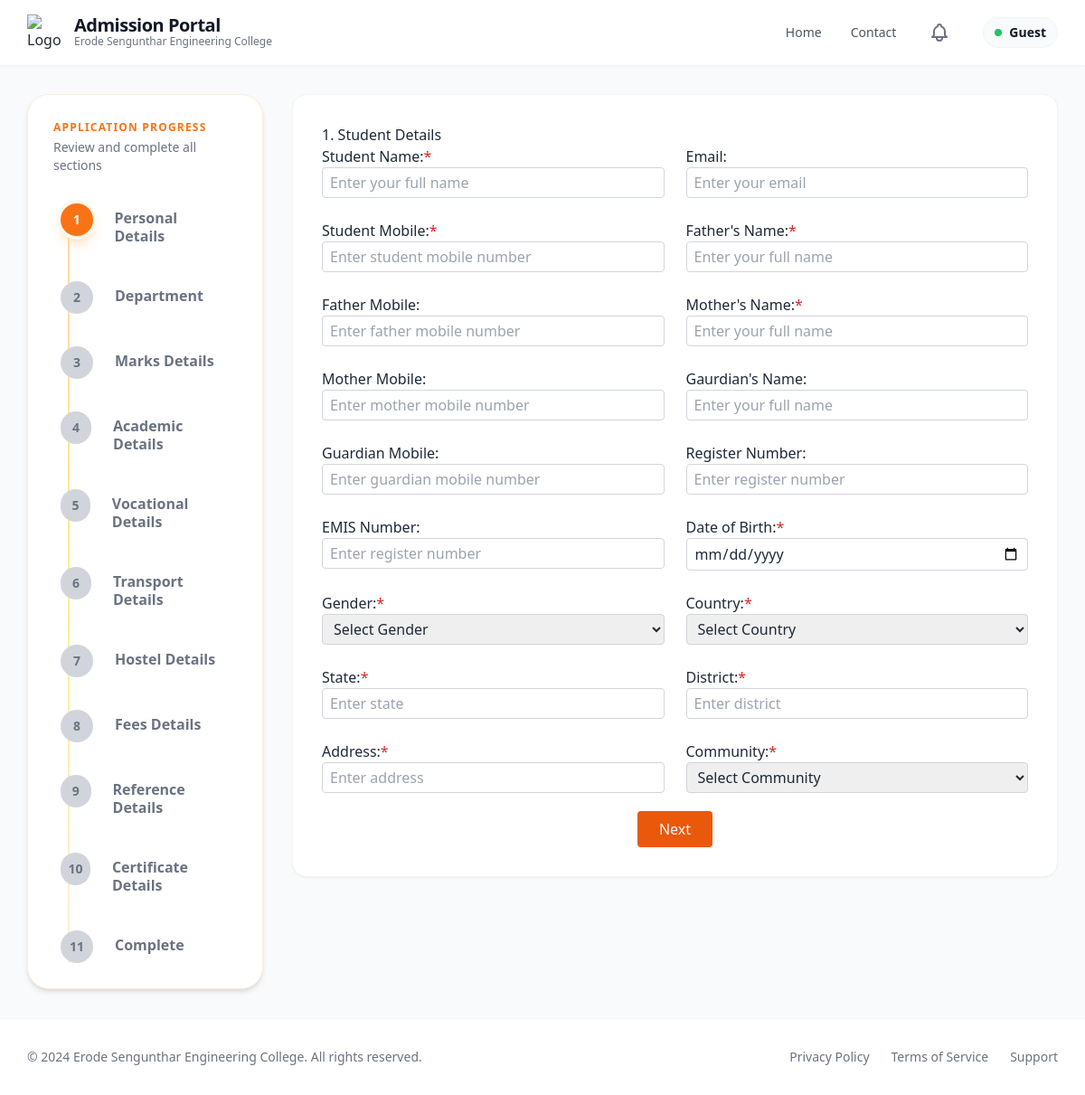
/personal_details/8/, run on an earlier commit of the app's database.
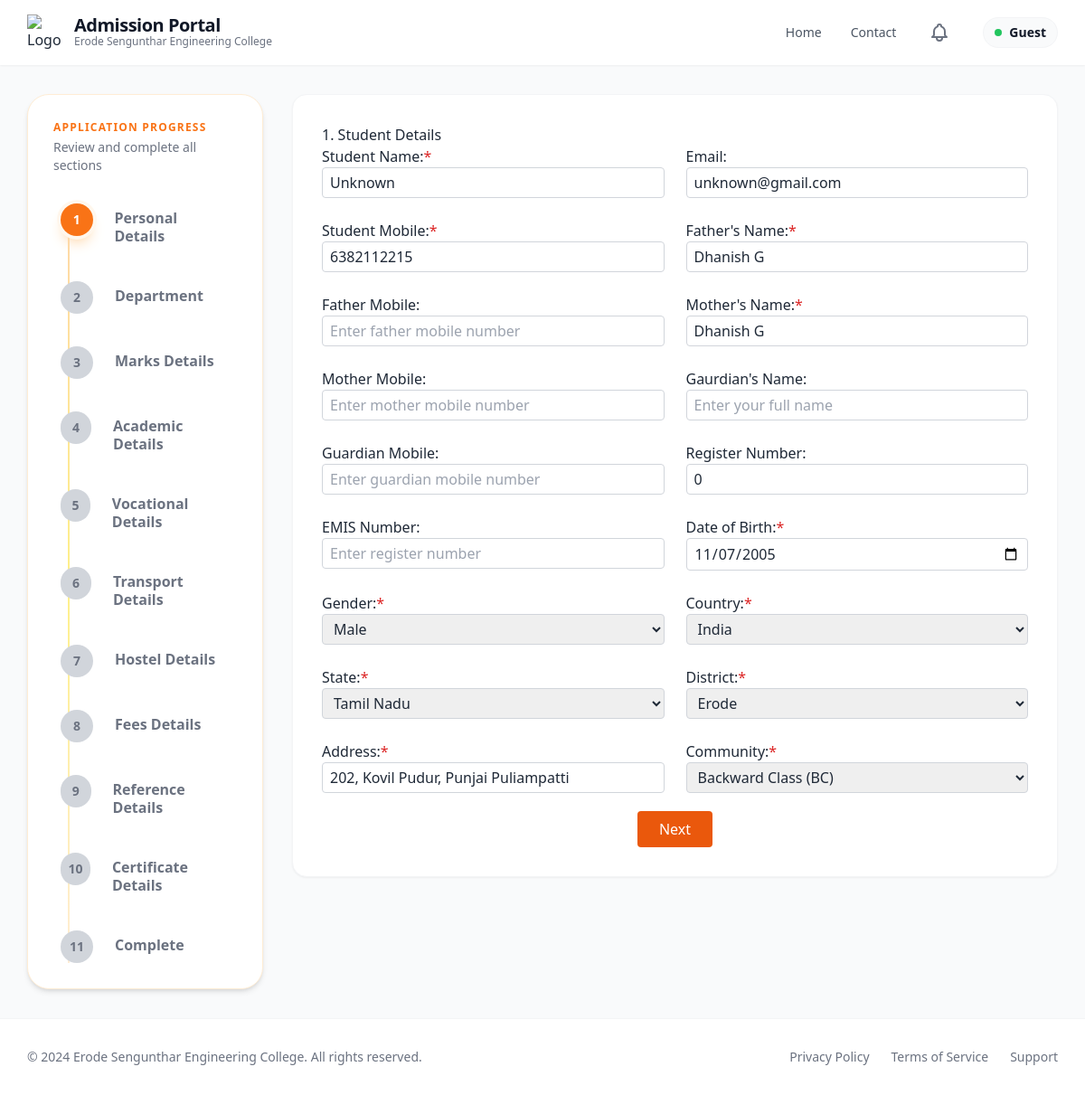
And on a later commit of the database.
### app/models.py (models this page shows, shortened)
class Admission(models.Model):
    Application_number=models.CharField(max_length=100, unique=True, blank =True, null =True)
    unique_id=models.CharField(unique=True,blank=True,null=True)
    student_name = models.CharField(max_length=255)
    email = models.EmailField(unique=True)
    student_mobile = models.CharField(max_length=15, blank=True, null=True)
    father_mobile = models.CharField(max_length=15, blank=True, null=True)
    mother_mobile = models.CharField(max_length=15, blank=True, null=True)
    guardian_mobile = models.CharField(max_length=15,blank=True,null=True)
    father_name = models.CharField(max_length=255)
    mother_name = models.CharField(max_length=255)
    guardian_name = models.CharField(max_length=255, blank=True, null=True)
    register_number = models.CharField(max_length=100, unique=True,blank=True)
    umis_number = models.CharField(max_length=100, blank=True, null=True)
    dob = models.DateField()
    gender = models.CharField(max_length=10, choices=[('Male', 'Male'), ('Female', 'Female'), ('Others', 'Others')])
    community = models.CharField(
    max_length=255,
    choices=[ ('OC', 'Open Competition (OC)'),
    ('BC', 'Backward Class (BC)'),
    ('MBC', 'Most Backward Class (MBC)'),
    ('DNC', 'Denotified Communities (DNC)'),
    ('BCM', 'Backward Class (Muslim) (BCM)'),
    ('SC', 'Scheduled Caste (SC)'),
    ('SCA', 'Scheduled Caste (Arunthathiyar) (SCA)'),
    ('ST', 'Scheduled Tribe (ST)') ],
    blank=True,
    null=True)
    address = models.TextField()
    state=models.CharField(blank=True,null=True)
    district=models.CharField(blank=True,null=True)
    country=models.CharField(blank=True,null=True)
    level = models.CharField(max_length=10, choices=[('ug', 'UG'), ('pg', 'PG'), ('le', 'LE')])
    department_preferences = models.JSONField(default=dict, blank=True)  # Store as {dept_name: preference_rank}
    pg_dept = models.CharField(max_length=255, blank=True, null=True)  # For PG only
    tc = models.FileField(upload_to=certificate_upload_path, blank=True)
    community_cert = models.FileField(upload_to=certificate_upload_path, blank=True)
    aadhaar = models.FileField(upload_to=certificate_upload_path, blank=True)
    tenth_marksheet = models.FileField(upload_to=certificate_upload_path, blank=True)
    twelfth_marksheet = models.FileField(upload_to=certificate_upload_path, blank=True, null=True)
    photo = models.FileField(upload_to=photo_upload_path, blank=True)
    admission_fee = models.CharField(max_length=50, blank=True)
    tuition_fee = models.CharField(max_length=50, blank=True)
    college_fee = models.CharField(max_length=50, blank=True)
    hostel_fee = models.CharField(max_length=50, blank=True)
    bus_fee = models.CharField(max_length=50, blank=True)
    transaction_id = models.CharField(max_length=50,null=True, blank=True)
    transaction_date = models.DateTimeField(null=True, blank=True)
    payment_screenshot = models.FileField(upload_to=payment_upload_path, blank=True)
    had_paid=models.BooleanField(default=False)
    tenth_total = models.CharField(max_length=50, blank=True)
    tenth_percentage = models.CharField(max_length=50, blank=True)
    twelfth_total = models.CharField(max_length=50, blank=True, null=True)
    twelfth_percentage = models.CharField(max_length=50, blank=True, null=True)
    qualification = models.CharField(max_length=10, choices=[('12th', '12th'), ('Diploma', 'Diploma')], blank=True)
    maths_marks = models.CharField(max_length=50, blank=True, null=True)
    physics_marks = models.CharField(max_length=50, blank=True, null=True)
    chemistry_marks = models.CharField(max_length=50, blank=True, null=True)
    cutoff_marks = models.CharField(max_length=50, blank=True, null=True)
    twelfth_major = models.CharField(max_length=255, blank=True,null= True)
    diploma_total = models.CharField(max_length=50, blank=True, null=True)
    diploma_percentage = models.CharField(max_length=50, blank=True, null=True)
    diploma_major = models.CharField(max_length=255, blank=True)
    last_school = models.CharField(max_length=255, blank=True)
    board = models.CharField(max_length=50, choices=[
        ('State Board', 'State Board'),
        ('CBSE', 'CBSE'),
        ('ICSE', 'ICSE'),
        ('Matriculation', 'Matriculation'),
        ('Diploma', 'Diploma'),
        ('Others', 'Others')
    ], blank=True)
    year_passing = models.IntegerField(blank=True, null=True)
    medium = models.CharField(max_length=50, choices=[
        ('Tamil', 'Tamil'),
        ('English', 'English'),
        ('Others', 'Others')
    ], blank=True)
    vocational_stream = models.CharField(max_length=100, blank=True, null=True)
    skill_proof = models.FileField(upload_to=vocational_upload_path, blank=True, null=True)
    bus_needed = models.CharField(max_length=3, choices=[('yes', 'Yes'), ('no', 'No')], blank=True)
    boarding_point = models.CharField(max_length=100, blank=True, null=True)
    bus_route = models.CharField(max_length=100, blank=True, null=True)
    hostel_needed = models.CharField(max_length=3, choices=[('yes', 'Yes'), ('no', 'No')], blank=True)
    hostel_type = models.CharField(max_length=50, blank=True, null=True)
    room_type = models.CharField(max_length=50, blank=True, null=True)
    mess_type = models.CharField(max_length=50, blank=True, null=True)
    hostel_fee_amount = models.CharField(max_length=50, blank=True, null=True)
    reference_name = models.CharField(max_length=255, blank=True)
    contact_number = models.CharField(max_length=15, blank=True)
    relationship = models.CharField(max_length=255,blank=True)
    reference_mobile = models.CharField(max_length=15,blank=True)
    reference_department = models.CharField(max_length=255,blank=True)
    reference_designation = models.CharField(max_length=255,blank=True)
    created_at = models.DateTimeField(auto_now_add=True)

### app/application_forms/personal_details.py (the view, shortened to what this page needs)
# urls.py: path('personal_details/', personal_details.personal_details, name='personal_details'),
def personal_details(request, pk=None):
    admission = Admission.objects.filter(pk=pk).first() if pk else None
    return render(request, 'details_form/personal_details.html', {
        'admission': admission,
        'pk': pk,
        'title': 'Personal Details',
        'steps': get_steps(),
        'current_step': 1
    })

### app/utils.py (called while the page is built)
def get_steps():
    return [
        {"number": 1, "label": "Personal Details"},
        {"number": 2, "label": "Department"},
        {"number": 3, "label": "Marks Details"},
        {"number": 4, "label": "Academic Details"},
        {"number": 5, "label": "Vocational Details"},
        {"number": 6, "label": "Transport Details"},
        {"number": 7, "label": "Hostel Details"},
        {"number": 8, "label": "Fees Details"},
        {"number": 9, "label": "Reference Details"},
        {"number": 10, "label": "Certificate Details"},
        {"number": 11, "label": "Complete"},
    ]

### templates/details_form/personal_details.html (shortened to what the changed rows need)
{% extends 'details_form/Created_base.html' %}
{% block content %}
{% include "details_form/tracker.html" %}
<div class="col-span-1 lg:col-span-9">
  <div class="bg-white rounded-2xl shadow-sm border border-gray-100 p-6 md:p-8">
    <script src="https://cdn.tailwindcss.com"></script>
    <script src="https://cdn.tailwindcss.com"></script>
<form method="post" enctype="multipart/form-data" action="{% url 'personal_details' %}{% if pk %}?pk={{ pk }}{% endif %}" id="personalForm">
  <div class="card">
    <h2>1. Student Details</h2>
    <div class="grid grid-cols-1 md:grid-cols-2 gap-6">
      <div>
        <label>Student Name:<span class="text-red-600">*</span></label>
        <input type="text" name="student_name" value="{% if admission %}{{ admission.student_name }}{% endif %}" placeholder="Enter your full name" required class="w-full border border-gray-300 rounded px-2 py-1">
      </div>
      <div>
        <label>Email:</label>
        <input type="email" name="email" value="{% if admission %}{{ admission.email }}{% endif %}" placeholder="Enter your email" required class="w-full border border-gray-300 rounded px-2 py-1">
      </div>
      <div>
        <label>Student Mobile:<span class="text-red-600">*</span></label>
        <input type="tel" name="student_mobile" value="{% if admission %}{{ admission.student_mobile }}{% endif %}" placeholder="Enter student mobile number" class="w-full border border-gray-300 rounded px-2 py-1">
      </div>
      <div>
        <label>Father's Name:<span class="text-red-600">*</span></label>
        <input type="text" name="father_name" value="{% if admission %}{{ admission.father_name }}{% endif %}" placeholder="Enter your full name" class="w-full border border-gray-300 rounded px-2 py-1">
      </div>
      <div>
        <label>Mother's Name:<span class="text-red-600">*</span></label>
        <input type="text" name="mother_name" value="{% if admission %}{{ admission.mother_name }}{% endif %}" placeholder="Enter your full name" class="w-full border border-gray-300 rounded px-2 py-1">
      </div>
      <div>
        <label>Register Number:</label>
        <input type="text" name="register_number" value="{% if admission %}{{ admission.register_number }}{% endif %}" placeholder="Enter register number" required class="w-full border border-gray-300 rounded px-2 py-1">
      </div>
      <div>
        <label>Date of Birth:<span class="text-red-600">*</span></label>
        <input type="date" name="dob" value="{% if admission %}{{ admission.dob|date:'Y-m-d' }}{% endif %}" required class="w-full border border-gray-300 rounded px-2 py-1">
      </div>
      <div>
        <label>Gender:<span class="text-red-600">*</span></label>
        <select name="gender" required class="w-full border border-gray-300 rounded px-2 py-1">
          <option value="">Select Gender</option>
          <option {% if admission and admission.gender == 'Male' %}selected{% endif %}>Male</option>
        </select>
      </div>
      <div>
        <label>Country:<span class="text-red-600">*</span></label>
        <select name="country" id="country" required class="w-full border border-gray-300 rounded px-2 py-1">
          <option value="">Select Country</option>
          <option value="India" {% if admission and admission.country == 'India' %}selected{% endif %}>India</option>
        </select>
      </div>
      <div>
        <label>State:<span class="text-red-600">*</span></label>
        <select name="state" id="state_dropdown" required class="w-full border border-gray-300 rounded px-2 py-1">
          <option value="Tamil Nadu" {% if admission and admission.state == 'Tamil Nadu' %}selected{% endif %}>Tamil Nadu</option>
        </select>
        <input type="text" name="state_others" id="state_input" placeholder="Enter state" style="display:none;" class="w-full border border-gray-300 rounded px-2 py-1">
      </div>
      <div>
        <label>District:<span class="text-red-600">*</span></label>
        <select name="district" id="district_dropdown" required class="w-full border border-gray-300 rounded px-2 py-1">
          <option value="">Select District</option>
        </select>
        <input type="text" name="district_others" id="district_input" placeholder="Enter district" style="display:none;" class="w-full border border-gray-300 rounded px-2 py-1">
      </div>
      <div>
        <label>Address:<span class="text-red-600">*</span></label>
        <input type="text" name="address" value="{% if admission %}{{ admission.address }}{% endif %}" placeholder="Enter address" required class="w-full border border-gray-300 rounded px-2 py-1">
      </div>
      <div>
        <label>Community:<span class="text-red-600">*</span></label>
        <select name="community" class="w-full border border-gray-300 rounded px-2 py-1">
          <option value="">Select Community</option>
          <option value="BC" {% if admission and admission.community == 'BC' %}selected{% endif %}>Backward Class (BC)</option>
        </select>
      </div>
    </div>
  </div>
</form>
  </div>
</div>
{% endblock %}

What changed in the data, as far as the page shows it:
added Admission: student_name "Unknown", email "unknown@gmail.com", student_mobile "6382112215", father_name "Dhanish G", mother_name "Dhanish G", register_number "0", dob "11/07/2005", gender "Male", country "India", state "Tamil Nadu", address "202, Kovil Pudur, Punjai Puliampatti", community "Backward Class (BC)"
Also different on the page:
form field district: (not shown) → "Erode"
form field gender: "Select Gender" → (not shown)
form field country: "Select Country" → (not shown)
form field community: "Select Community" → (not shown)
